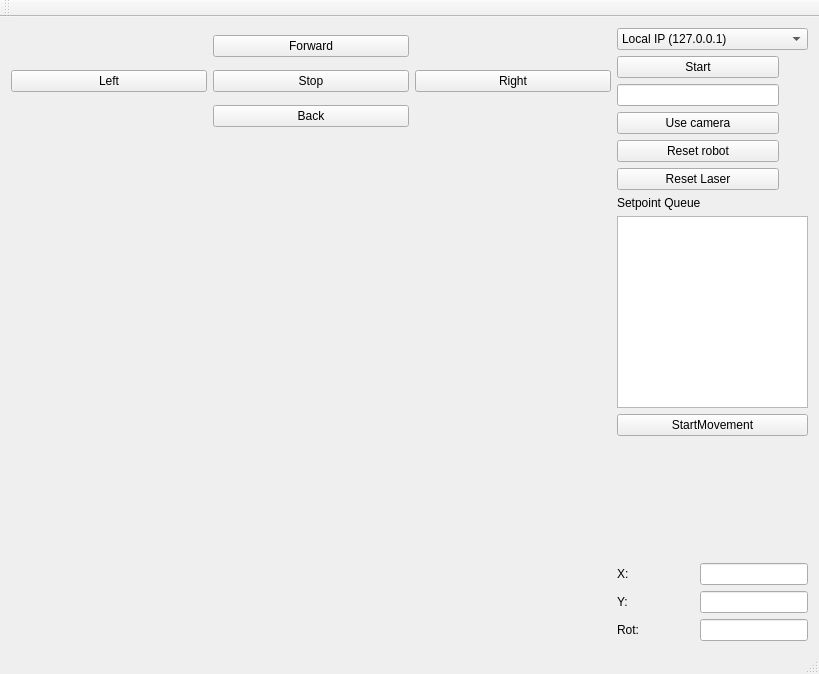
<?xml version="1.0" encoding="UTF-8"?>
<ui version="4.0">
 <class>MainWindow</class>
 <widget class="QMainWindow" name="MainWindow">
  <property name="geometry">
   <rect>
    <x>0</x>
    <y>0</y>
    <width>819</width>
    <height>674</height>
   </rect>
  </property>
  <property name="windowTitle">
   <string>MainWindow</string>
  </property>
  <widget class="QWidget" name="centralWidget">
   <layout class="QGridLayout" name="gridLayout">
    <item row="1" column="1">
     <layout class="QVBoxLayout" name="verticalLayout">
      <property name="spacing">
       <number>6</number>
      </property>
      <item>
       <widget class="QComboBox" name="IPComboBox">
        <item>
         <property name="text">
          <string>Local IP (127.0.0.1)</string>
         </property>
        </item>
        <item>
         <property name="text">
          <string>Remote IP (192.168.1.11)</string>
         </property>
        </item>
       </widget>
      </item>
      <item>
       <widget class="QPushButton" name="pushButton_9">
        <property name="sizePolicy">
         <sizepolicy hsizetype="Fixed" vsizetype="Fixed">
          <horstretch>0</horstretch>
          <verstretch>0</verstretch>
         </sizepolicy>
        </property>
        <property name="minimumSize">
         <size>
          <width>162</width>
          <height>0</height>
         </size>
        </property>
        <property name="text">
         <string>Start</string>
        </property>
       </widget>
      </item>
      <item>
       <widget class="QLineEdit" name="lineEdit">
        <property name="sizePolicy">
         <sizepolicy hsizetype="Fixed" vsizetype="Fixed">
          <horstretch>0</horstretch>
          <verstretch>0</verstretch>
         </sizepolicy>
        </property>
        <property name="minimumSize">
         <size>
          <width>162</width>
          <height>0</height>
         </size>
        </property>
       </widget>
      </item>
      <item>
       <widget class="QPushButton" name="pushButton">
        <property name="sizePolicy">
         <sizepolicy hsizetype="Fixed" vsizetype="Fixed">
          <horstretch>0</horstretch>
          <verstretch>0</verstretch>
         </sizepolicy>
        </property>
        <property name="minimumSize">
         <size>
          <width>162</width>
          <height>0</height>
         </size>
        </property>
        <property name="text">
         <string>Use camera</string>
        </property>
       </widget>
      </item>
     </layout>
    </item>
    <item row="1" column="0">
     <layout class="QGridLayout" name="gridLayout_2">
      <item row="1" column="2">
       <widget class="QPushButton" name="pushButton_5">
        <property name="sizePolicy">
         <sizepolicy hsizetype="Expanding" vsizetype="Fixed">
          <horstretch>0</horstretch>
          <verstretch>0</verstretch>
         </sizepolicy>
        </property>
        <property name="text">
         <string>Right</string>
        </property>
       </widget>
      </item>
      <item row="0" column="1">
       <widget class="QPushButton" name="pushButton_2">
        <property name="sizePolicy">
         <sizepolicy hsizetype="Expanding" vsizetype="Fixed">
          <horstretch>0</horstretch>
          <verstretch>0</verstretch>
         </sizepolicy>
        </property>
        <property name="text">
         <string>Forward</string>
        </property>
       </widget>
      </item>
      <item row="1" column="0">
       <widget class="QPushButton" name="pushButton_6">
        <property name="sizePolicy">
         <sizepolicy hsizetype="Expanding" vsizetype="Fixed">
          <horstretch>0</horstretch>
          <verstretch>0</verstretch>
         </sizepolicy>
        </property>
        <property name="text">
         <string>Left</string>
        </property>
       </widget>
      </item>
      <item row="2" column="1">
       <widget class="QPushButton" name="pushButton_3">
        <property name="sizePolicy">
         <sizepolicy hsizetype="Expanding" vsizetype="Fixed">
          <horstretch>0</horstretch>
          <verstretch>0</verstretch>
         </sizepolicy>
        </property>
        <property name="text">
         <string>Back</string>
        </property>
       </widget>
      </item>
      <item row="1" column="1">
       <widget class="QPushButton" name="pushButton_4">
        <property name="sizePolicy">
         <sizepolicy hsizetype="Expanding" vsizetype="Fixed">
          <horstretch>0</horstretch>
          <verstretch>0</verstretch>
         </sizepolicy>
        </property>
        <property name="text">
         <string>Stop</string>
        </property>
       </widget>
      </item>
     </layout>
    </item>
    <item row="2" column="1">
     <layout class="QVBoxLayout" name="verticalLayout_2">
      <item>
       <widget class="QPushButton" name="pushButton_8">
        <property name="sizePolicy">
         <sizepolicy hsizetype="Fixed" vsizetype="Fixed">
          <horstretch>0</horstretch>
          <verstretch>0</verstretch>
         </sizepolicy>
        </property>
        <property name="minimumSize">
         <size>
          <width>162</width>
          <height>0</height>
         </size>
        </property>
        <property name="text">
         <string>Reset robot</string>
        </property>
       </widget>
      </item>
      <item>
       <widget class="QPushButton" name="pushButton_7">
        <property name="sizePolicy">
         <sizepolicy hsizetype="Fixed" vsizetype="Fixed">
          <horstretch>0</horstretch>
          <verstretch>0</verstretch>
         </sizepolicy>
        </property>
        <property name="minimumSize">
         <size>
          <width>162</width>
          <height>0</height>
         </size>
        </property>
        <property name="text">
         <string>Reset Laser</string>
        </property>
       </widget>
      </item>
      <item>
       <widget class="QLabel" name="label_4">
        <property name="text">
         <string>Setpoint Queue</string>
        </property>
       </widget>
      </item>
      <item>
       <widget class="QListView" name="setPointListView"/>
      </item>
      <item>
       <widget class="QPushButton" name="pushButton_10">
        <property name="text">
         <string>StartMovement</string>
        </property>
       </widget>
      </item>
      <item>
       <spacer name="verticalSpacer">
        <property name="orientation">
         <enum>Qt::Orientation::Vertical</enum>
        </property>
        <property name="sizeHint" stdset="0">
         <size>
          <width>20</width>
          <height>40</height>
         </size>
        </property>
       </spacer>
      </item>
      <item>
       <layout class="QGridLayout" name="gridLayout_3">
        <item row="0" column="0">
         <widget class="QLabel" name="label">
          <property name="text">
           <string>X:</string>
          </property>
         </widget>
        </item>
        <item row="2" column="0">
         <widget class="QLabel" name="label_3">
          <property name="text">
           <string>Rot:</string>
          </property>
         </widget>
        </item>
        <item row="1" column="0">
         <widget class="QLabel" name="label_2">
          <property name="text">
           <string>Y:</string>
          </property>
         </widget>
        </item>
        <item row="0" column="1">
         <widget class="QLineEdit" name="lineEdit_2">
          <property name="sizePolicy">
           <sizepolicy hsizetype="Fixed" vsizetype="Fixed">
            <horstretch>0</horstretch>
            <verstretch>0</verstretch>
           </sizepolicy>
          </property>
          <property name="focusPolicy">
           <enum>Qt::FocusPolicy::NoFocus</enum>
          </property>
          <property name="readOnly">
           <bool>true</bool>
          </property>
         </widget>
        </item>
        <item row="1" column="1">
         <widget class="QLineEdit" name="lineEdit_3">
          <property name="sizePolicy">
           <sizepolicy hsizetype="Fixed" vsizetype="Fixed">
            <horstretch>0</horstretch>
            <verstretch>0</verstretch>
           </sizepolicy>
          </property>
          <property name="focusPolicy">
           <enum>Qt::FocusPolicy::NoFocus</enum>
          </property>
          <property name="readOnly">
           <bool>true</bool>
          </property>
         </widget>
        </item>
        <item row="2" column="1">
         <widget class="QLineEdit" name="lineEdit_4">
          <property name="sizePolicy">
           <sizepolicy hsizetype="Fixed" vsizetype="Fixed">
            <horstretch>0</horstretch>
            <verstretch>0</verstretch>
           </sizepolicy>
          </property>
          <property name="focusPolicy">
           <enum>Qt::FocusPolicy::NoFocus</enum>
          </property>
          <property name="readOnly">
           <bool>true</bool>
          </property>
         </widget>
        </item>
       </layout>
      </item>
     </layout>
    </item>
    <item row="2" column="0">
     <widget class="QWidget" name="widget" native="true">
      <property name="sizePolicy">
       <sizepolicy hsizetype="MinimumExpanding" vsizetype="Expanding">
        <horstretch>0</horstretch>
        <verstretch>0</verstretch>
       </sizepolicy>
      </property>
      <property name="minimumSize">
       <size>
        <width>600</width>
        <height>450</height>
       </size>
      </property>
     </widget>
    </item>
   </layout>
  </widget>
  <widget class="QMenuBar" name="menuBar">
   <property name="geometry">
    <rect>
     <x>0</x>
     <y>0</y>
     <width>819</width>
     <height>26</height>
    </rect>
   </property>
  </widget>
  <widget class="QToolBar" name="mainToolBar">
   <attribute name="toolBarArea">
    <enum>TopToolBarArea</enum>
   </attribute>
   <attribute name="toolBarBreak">
    <bool>false</bool>
   </attribute>
  </widget>
  <widget class="QStatusBar" name="statusBar"/>
 </widget>
 <layoutdefault spacing="6" margin="11"/>
 <resources/>
 <connections/>
</ui>
